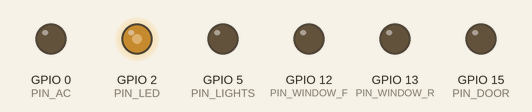
This sketch was run on a simulated ESP8266 (NodeMCU). Shown: output pins drawn as LEDs (lit = HIGH). WiFi joins after 1.5 s; servers stay silent unless stated; no MQTT or app messages arrive unless stated.

Above: at 0.1 s.
At 1.6 s:
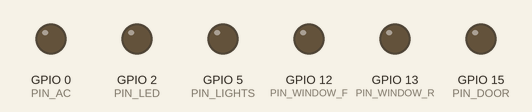
At 5.5 s:
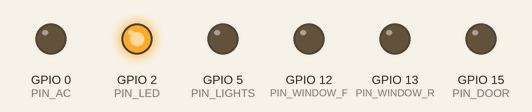
Timing chart, 0 to 7.0 s (numbered marks = the images above):
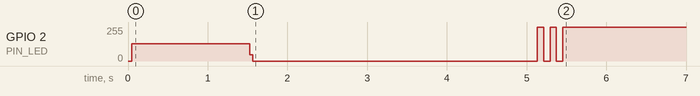

The sketch:

smart_home_esp8266.ino
```cpp
#include <ESP8266WiFi.h>
#include <PubSubClient.h>

const char* WIFI_SSID     = "International University 2.4Ghz";
const char* WIFI_PASSWORD = "";

const char* MQTT_BROKER   = "khiet1111.cloud.shiftr.io";
const int   MQTT_PORT     = 1883;
const char* MQTT_USER     = "khiet1111";
const char* MQTT_PASSWORD = "khiet";
const char* MQTT_CLIENT   = "ESP8266_SmartHome";

const int          DOOR_PULSE_MS       = 500;
const int          WINDOW_RUN_MS       = 3000;
const unsigned long STATUS_INTERVAL_MS = 15000;

const int PIN_LIGHTS   = 5;
const int PIN_AC       = 0;
const int PIN_DOOR     = 15;
const int PIN_WINDOW_F = 12;
const int PIN_WINDOW_R = 13;
const int PIN_LED      = 2;

const int RELAY_ON  = HIGH;
const int RELAY_OFF = LOW;

const char* T_LIGHTS_ON   = "/smart_home/lights/on";
const char* T_LIGHTS_OFF  = "/smart_home/lights/off";
const char* T_AC_ON       = "/smart_home/ac/on";
const char* T_AC_OFF      = "/smart_home/ac/off";
const char* T_DOOR_TOGGLE = "/smart_home/door/toggle";
const char* T_WINDOW_ON   = "/smart_home/window/on";
const char* T_WINDOW_OFF  = "/smart_home/window/off";

const char* S_LIGHTS = "/smart_home/status/lights";
const char* S_AC     = "/smart_home/status/ac";
const char* S_DOOR   = "/smart_home/status/door";
const char* S_WINDOW = "/smart_home/status/window";
const char* S_ESP    = "/smart_home/status/esp8266";

WiFiClient wifiClient;
PubSubClient mqtt(wifiClient);

bool lightsOn = false;
bool acOn = false;
int windowDir = 0;
unsigned long lastStatus = 0;

void relayOn(int pin) { digitalWrite(pin, RELAY_ON); }
void relayOff(int pin) { digitalWrite(pin, RELAY_OFF); }

void relayPulse(int pin, int ms) {
  relayOn(pin);
  delay(ms);
  relayOff(pin);
}

void allRelaysOff() {
  relayOff(PIN_LIGHTS);
  relayOff(PIN_AC);
  relayOff(PIN_DOOR);
  relayOff(PIN_WINDOW_F);
  relayOff(PIN_WINDOW_R);
}

void ledBlink(int times = 1) {
  for (int i = 0; i < times; i++) {
    digitalWrite(PIN_LED, LOW);
    delay(80);
    digitalWrite(PIN_LED, HIGH);
    delay(80);
  }
}

void publishStatus() {
  if (!mqtt.connected()) return;

  mqtt.publish(S_LIGHTS, lightsOn ? "ON" : "OFF");
  mqtt.publish(S_AC, acOn ? "ON" : "OFF");
  mqtt.publish(S_DOOR, "READY");

  const char* w =
    (windowDir == 1) ? "GOING_UP" :
    (windowDir == -1) ? "GOING_DOWN" :
    "STOPPED";

  mqtt.publish(S_WINDOW, w);
  mqtt.publish(S_ESP, "ONLINE");
}

void mqttCallback(char* topic, byte* payload, unsigned int length) {
  if (strstr(topic, "/status/")) return;

  String t = String(topic);

  if (t == T_LIGHTS_ON) {
    relayOn(PIN_LIGHTS);
    lightsOn = true;
    mqtt.publish(S_LIGHTS, "ON");
  }
  else if (t == T_LIGHTS_OFF) {
    relayOff(PIN_LIGHTS);
    lightsOn = false;
    mqtt.publish(S_LIGHTS, "OFF");
  }
  else if (t == T_AC_ON) {
    relayOn(PIN_AC);
    acOn = true;
    mqtt.publish(S_AC, "ON");
  }
  else if (t == T_AC_OFF) {
    relayOff(PIN_AC);
    acOn = false;
    mqtt.publish(S_AC, "OFF");
  }
  else if (t == T_DOOR_TOGGLE) {
    mqtt.publish(S_DOOR, "PULSING");
    relayPulse(PIN_DOOR, DOOR_PULSE_MS);
    delay(1500);
    mqtt.publish(S_DOOR, "READY");
  }
  else if (t == T_WINDOW_ON) {
    relayOff(PIN_WINDOW_R);
    delay(50);

    relayOn(PIN_WINDOW_F);
    windowDir = 1;
    mqtt.publish(S_WINDOW, "GOING_UP");

    delay(WINDOW_RUN_MS);

    relayOff(PIN_WINDOW_F);
    windowDir = 0;
    mqtt.publish(S_WINDOW, "STOPPED");
  }
  else if (t == T_WINDOW_OFF) {
    relayOff(PIN_WINDOW_F);
    delay(50);

    relayOn(PIN_WINDOW_R);
    windowDir = -1;
    mqtt.publish(S_WINDOW, "GOING_DOWN");

    delay(WINDOW_RUN_MS);

    relayOff(PIN_WINDOW_R);
    windowDir = 0;
    mqtt.publish(S_WINDOW, "STOPPED");
  }
}

bool ensureWiFi() {
  if (WiFi.status() == WL_CONNECTED) return true;

  static unsigned long lastAttempt = 0;
  static bool connecting = false;

  if (!connecting) {
    WiFi.mode(WIFI_STA);

    if (strlen(WIFI_PASSWORD) == 0)
      WiFi.begin(WIFI_SSID);
    else
      WiFi.begin(WIFI_SSID, WIFI_PASSWORD);

    connecting = true;
    lastAttempt = millis();
  }

  digitalWrite(PIN_LED, !digitalRead(PIN_LED));

  if (millis() - lastAttempt > 20000) {
    WiFi.disconnect();
    connecting = false;
  }

  return false;
}

bool ensureMQTT() {
  if (mqtt.connected()) return true;

  static unsigned long lastAttempt = 0;
  if (millis() - lastAttempt < 5000) return false;

  lastAttempt = millis();

  if (mqtt.connect(MQTT_CLIENT, MQTT_USER, MQTT_PASSWORD)) {
    mqtt.subscribe("/smart_home/lights/#");
    mqtt.subscribe("/smart_home/ac/#");
    mqtt.subscribe("/smart_home/door/#");
    mqtt.subscribe("/smart_home/window/#");

    publishStatus();
    ledBlink(3);
    return true;
  }

  return false;
}

void setup() {
  Serial.begin(115200);

  digitalWrite(PIN_LIGHTS, RELAY_OFF);
  digitalWrite(PIN_AC, RELAY_OFF);
  digitalWrite(PIN_DOOR, RELAY_OFF);
  digitalWrite(PIN_WINDOW_F, RELAY_OFF);
  digitalWrite(PIN_WINDOW_R, RELAY_OFF);
  digitalWrite(PIN_LED, HIGH);

  pinMode(PIN_LIGHTS, OUTPUT);
  pinMode(PIN_AC, OUTPUT);
  pinMode(PIN_DOOR, OUTPUT);
  pinMode(PIN_WINDOW_F, OUTPUT);
  pinMode(PIN_WINDOW_R, OUTPUT);
  pinMode(PIN_LED, OUTPUT);

  allRelaysOff();

  WiFi.mode(WIFI_STA);

  mqtt.setServer(MQTT_BROKER, MQTT_PORT);
  mqtt.setCallback(mqttCallback);

  if (strlen(WIFI_PASSWORD) == 0)
    WiFi.begin(WIFI_SSID);
  else
    WiFi.begin(WIFI_SSID, WIFI_PASSWORD);
}

void loop() {
  if (!ensureWiFi()) return;

  ensureMQTT();
  mqtt.loop();

  unsigned long now = millis();

  if (now - lastStatus > STATUS_INTERVAL_MS) {
    publishStatus();
    lastStatus = now;
  }
}
```
